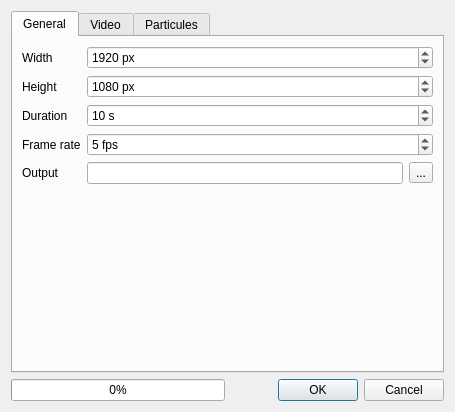
<?xml version="1.0" encoding="UTF-8"?>
<ui version="4.0">
 <class>CrayfishAnimationDialog</class>
 <widget class="QDialog" name="CrayfishAnimationDialog">
  <property name="geometry">
   <rect>
    <x>0</x>
    <y>0</y>
    <width>455</width>
    <height>412</height>
   </rect>
  </property>
  <property name="windowTitle">
   <string>Export Trace Animation</string>
  </property>
  <layout class="QVBoxLayout" name="verticalLayout_6">
   <item>
    <widget class="QTabWidget" name="tabWidget">
     <property name="currentIndex">
      <number>0</number>
     </property>
     <widget class="QWidget" name="tab">
      <attribute name="title">
       <string>General</string>
      </attribute>
      <layout class="QFormLayout" name="formLayout">
       <item row="0" column="0">
        <widget class="QLabel" name="label_2">
         <property name="text">
          <string>Width</string>
         </property>
        </widget>
       </item>
       <item row="0" column="1">
        <widget class="QSpinBox" name="spinWidth">
         <property name="suffix">
          <string> px</string>
         </property>
         <property name="minimum">
          <number>16</number>
         </property>
         <property name="maximum">
          <number>9999</number>
         </property>
         <property name="value">
          <number>1920</number>
         </property>
        </widget>
       </item>
       <item row="1" column="0">
        <widget class="QLabel" name="label_3">
         <property name="text">
          <string>Height</string>
         </property>
        </widget>
       </item>
       <item row="1" column="1">
        <widget class="QSpinBox" name="spinHeight">
         <property name="suffix">
          <string> px</string>
         </property>
         <property name="minimum">
          <number>16</number>
         </property>
         <property name="maximum">
          <number>9999</number>
         </property>
         <property name="value">
          <number>1080</number>
         </property>
        </widget>
       </item>
       <item row="2" column="0">
        <widget class="QLabel" name="labelStartTime">
         <property name="text">
          <string>Duration</string>
         </property>
        </widget>
       </item>
       <item row="3" column="0">
        <widget class="QLabel" name="label_8">
         <property name="text">
          <string>Frame rate</string>
         </property>
        </widget>
       </item>
       <item row="3" column="1">
        <widget class="QSpinBox" name="spinSpeed">
         <property name="suffix">
          <string> fps</string>
         </property>
         <property name="minimum">
          <number>1</number>
         </property>
         <property name="maximum">
          <number>60</number>
         </property>
         <property name="value">
          <number>5</number>
         </property>
        </widget>
       </item>
       <item row="4" column="0">
        <widget class="QLabel" name="label">
         <property name="text">
          <string>Output</string>
         </property>
        </widget>
       </item>
       <item row="4" column="1">
        <layout class="QHBoxLayout" name="horizontalLayout">
         <item>
          <widget class="QLineEdit" name="editOutput"/>
         </item>
         <item>
          <widget class="QToolButton" name="btnBrowseOutput">
           <property name="text">
            <string>...</string>
           </property>
          </widget>
         </item>
        </layout>
       </item>
       <item row="2" column="1">
        <widget class="QSpinBox" name="spinDuration">
         <property name="suffix">
          <string> s</string>
         </property>
         <property name="prefix">
          <string/>
         </property>
         <property name="value">
          <number>10</number>
         </property>
        </widget>
       </item>
      </layout>
     </widget>
     <widget class="QWidget" name="tab_3">
      <attribute name="title">
       <string>Video</string>
      </attribute>
      <layout class="QFormLayout" name="formLayout_2">
       <item row="0" column="0">
        <widget class="QLabel" name="label_4">
         <property name="text">
          <string>Quality</string>
         </property>
        </widget>
       </item>
       <item row="0" column="1">
        <widget class="QRadioButton" name="radQualBest">
         <property name="text">
          <string>Best (lossless)</string>
         </property>
         <property name="checked">
          <bool>false</bool>
         </property>
        </widget>
       </item>
       <item row="1" column="1">
        <widget class="QRadioButton" name="radQualHigh">
         <property name="text">
          <string>High</string>
         </property>
         <property name="checked">
          <bool>true</bool>
         </property>
        </widget>
       </item>
       <item row="2" column="1">
        <widget class="QRadioButton" name="radQualLow">
         <property name="text">
          <string>Low</string>
         </property>
        </widget>
       </item>
       <item row="3" column="0" colspan="2">
        <widget class="QGroupBox" name="groupBox">
         <property name="flat">
          <bool>true</bool>
         </property>
         <layout class="QGridLayout" name="gridLayout">
          <item row="3" column="2">
           <widget class="QToolButton" name="btnBrowseFfmpegPath">
            <property name="text">
             <string>...</string>
            </property>
           </widget>
          </item>
          <item row="3" column="1">
           <widget class="QLineEdit" name="editFfmpegPath"/>
          </item>
          <item row="3" column="0">
           <widget class="QRadioButton" name="radFfmpegCustom">
            <property name="text">
             <string>custom</string>
            </property>
           </widget>
          </item>
          <item row="2" column="0" colspan="4">
           <widget class="QRadioButton" name="radFfmpegSystem">
            <property name="text">
             <string>default from system path</string>
            </property>
            <property name="checked">
             <bool>true</bool>
            </property>
           </widget>
          </item>
          <item row="1" column="0" colspan="3">
           <widget class="QLabel" name="label_9">
            <property name="text">
             <string>Video encoding utility (FFmpeg) to use:</string>
            </property>
           </widget>
          </item>
         </layout>
        </widget>
       </item>
       <item row="4" column="0" colspan="2">
        <widget class="QGroupBox" name="groupBox">
         <property name="flat">
          <bool>true</bool>
         </property>
         <layout class="QGridLayout" name="gridLayout">
          <item row="3" column="2">
           <widget class="QToolButton" name="btnBrowseImgTmpPath">
            <property name="text">
             <string>...</string>
            </property>
           </widget>
          </item>
          <item row="3" column="1">
           <widget class="QLineEdit" name="editImgTmpPath"/>
          </item>
          <item row="3" column="0">
           <widget class="QRadioButton" name="radImgTmpPath">
            <property name="text">
             <string>Image folder</string>
            </property>
           </widget>
          </item>
          <item row="2" column="0" colspan="4">
           <widget class="QRadioButton" name="radDelTmpImg">
            <property name="text">
             <string>delete after video-generation</string>
            </property>
            <property name="checked">
             <bool>true</bool>
            </property>
           </widget>
          </item>
          <item row="1" column="0" colspan="3">
           <widget class="QLabel" name="label_9">
            <property name="text">
             <string>Intermediate images</string>
            </property>
           </widget>
          </item>
         </layout>
        </widget>
       </item>
      </layout>
     </widget>
     <widget class="QWidget" name="tab_2">
      <attribute name="title">
       <string>Particules</string>
      </attribute>
      <layout class="QFormLayout" name="formLayout_3">
       <item row="0" column="0">
        <widget class="QLabel" name="label_5">
         <property name="text">
          <string>Color</string>
         </property>
        </widget>
       </item>
       <item row="1" column="0">
        <widget class="QLabel" name="label_6">
         <property name="text">
          <string>Size</string>
         </property>
        </widget>
       </item>
       <item row="2" column="0">
        <widget class="QLabel" name="label_7">
         <property name="text">
          <string>Particle Count</string>
         </property>
        </widget>
       </item>
       <item row="3" column="0">
        <widget class="QLabel" name="label_10">
         <property name="text">
          <string>Max Life Time</string>
         </property>
        </widget>
       </item>
       <item row="4" column="0">
        <widget class="QLabel" name="label_11">
         <property name="text">
          <string>Max Speed</string>
         </property>
        </widget>
       </item>
       <item row="4" column="1">
        <widget class="QSpinBox" name="spinMaxSpeed">
         <property name="suffix">
          <string> px/s</string>
         </property>
         <property name="minimum">
          <number>1</number>
         </property>
         <property name="maximum">
          <number>5000</number>
         </property>
         <property name="singleStep">
          <number>100</number>
         </property>
         <property name="value">
          <number>2000</number>
         </property>
        </widget>
       </item>
       <item row="3" column="1">
        <widget class="QDoubleSpinBox" name="spinLifeTime">
         <property name="prefix">
          <string/>
         </property>
         <property name="suffix">
          <string> s</string>
         </property>
         <property name="decimals">
          <number>0</number>
         </property>
         <property name="minimum">
          <double>1.000000000000000</double>
         </property>
         <property name="value">
          <double>5.000000000000000</double>
         </property>
        </widget>
       </item>
       <item row="2" column="1">
        <widget class="QSpinBox" name="spinCount">
         <property name="maximum">
          <number>100000</number>
         </property>
         <property name="singleStep">
          <number>100</number>
         </property>
         <property name="value">
          <number>100</number>
         </property>
        </widget>
       </item>
       <item row="1" column="1">
        <widget class="QDoubleSpinBox" name="spinSize">
         <property name="decimals">
          <number>1</number>
         </property>
         <property name="minimum">
          <double>1.000000000000000</double>
         </property>
         <property name="maximum">
          <double>30.000000000000000</double>
         </property>
         <property name="value">
          <double>2.500000000000000</double>
         </property>
        </widget>
       </item>
       <item row="0" column="1">
        <widget class="QgsColorButton" name="particleColorButton">
         <property name="text">
          <string/>
         </property>
        </widget>
       </item>
       <item row="5" column="0">
        <widget class="QLabel" name="label_12">
         <property name="text">
          <string>Tail Factor</string>
         </property>
        </widget>
       </item>
       <item row="6" column="0">
        <widget class="QLabel" name="label_13">
         <property name="text">
          <string>Min Tail Lenght</string>
         </property>
        </widget>
       </item>
       <item row="6" column="1">
        <widget class="QSpinBox" name="spinMinTailLenght">
         <property name="suffix">
          <string> px</string>
         </property>
         <property name="minimum">
          <number>1</number>
         </property>
         <property name="maximum">
          <number>10000</number>
         </property>
        </widget>
       </item>
       <item row="5" column="1">
        <widget class="QDoubleSpinBox" name="spinTailFactor">
         <property name="decimals">
          <number>1</number>
         </property>
         <property name="minimum">
          <double>0.100000000000000</double>
         </property>
         <property name="value">
          <double>2.000000000000000</double>
         </property>
        </widget>
       </item>
       <item row="7" column="0">
        <widget class="QLabel" name="label_14">
         <property name="text">
          <string>Persistence</string>
         </property>
        </widget>
       </item>
       <item row="7" column="1">
        <widget class="QDoubleSpinBox" name="spinPersistence">
         <property name="maximum">
          <double>1.000000000000000</double>
         </property>
         <property name="singleStep">
          <double>0.100000000000000</double>
         </property>
         <property name="value">
          <double>0.200000000000000</double>
         </property>
        </widget>
       </item>
      </layout>
     </widget>
    </widget>
   </item>
   <item>
    <layout class="QHBoxLayout" name="horizontalLayout_4">
     <item>
      <widget class="QProgressBar" name="progress">
       <property name="value">
        <number>0</number>
       </property>
      </widget>
     </item>
     <item>
      <widget class="QDialogButtonBox" name="buttonBox">
       <property name="orientation">
        <enum>Qt::Horizontal</enum>
       </property>
       <property name="standardButtons">
        <set>QDialogButtonBox::Cancel|QDialogButtonBox::Ok</set>
       </property>
      </widget>
     </item>
    </layout>
   </item>
  </layout>
 </widget>
 <customwidgets>
  <customwidget>
   <class>QgsColorButton</class>
   <extends>QPushButton</extends>
   <header>qgscolorbutton.h</header>
   <container>1</container>
  </customwidget>
 </customwidgets>
 <resources/>
 <connections>
  <connection>
   <sender>buttonBox</sender>
   <signal>rejected()</signal>
   <receiver>CrayfishAnimationDialog</receiver>
   <slot>reject()</slot>
   <hints>
    <hint type="sourcelabel">
     <x>316</x>
     <y>260</y>
    </hint>
    <hint type="destinationlabel">
     <x>286</x>
     <y>274</y>
    </hint>
   </hints>
  </connection>
 </connections>
</ui>
